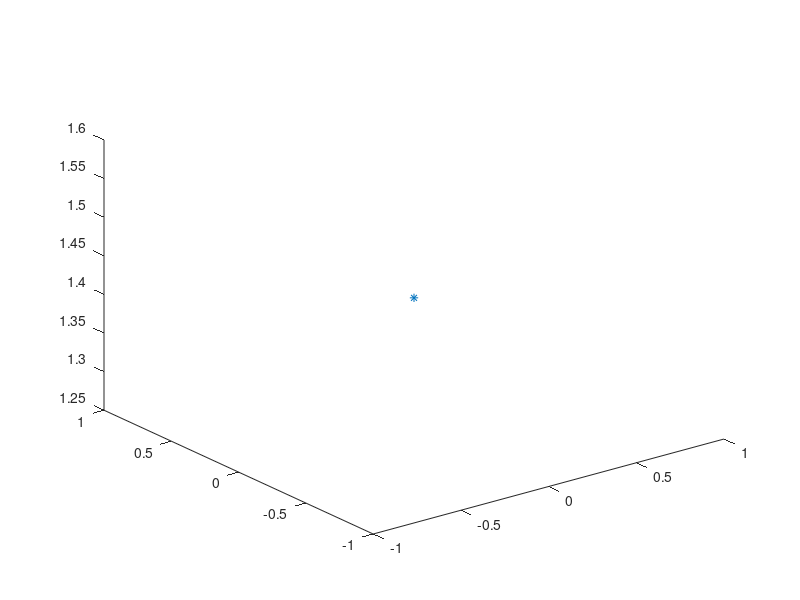

Write the MATLAB code that produced this figure. (Note: this script raises an error after producing the figure.)
U6 = 1/sqrt(2)*[1 -1 0 ; 1 1 0 ; 0 0 sqrt(2)];
u6 = [0 ; 0 ; 1];
V6 = [1 0 0 ; 0 0 -1 ; 0 1 0];
W6 = [0 -1  0 ; 1 0 0 ; 0 0 1];

P6 = {[U6*W6*V6' u6], [U6*W6*V6' -u6], [U6*W6'*V6' u6], [U6*W6'*V6' -u6]};

for i = 1:4
    figure(i)
    plot3([0],[0],[sqrt(2)*(-1)^(i+1)], '*')
    sqrt(2)*((-1)^i)
    hold on
    plotcams({P2e6{i} P2e6{5}})
    hold off
end